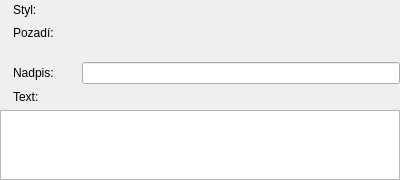
<?xml version="1.0" encoding="UTF-8"?>
<ui version="4.0">
 <class>PresentationPropertiesWidget_CustomSlide</class>
 <widget class="QWidget" name="PresentationPropertiesWidget_CustomSlide">
  <property name="geometry">
   <rect>
    <x>0</x>
    <y>0</y>
    <width>400</width>
    <height>177</height>
   </rect>
  </property>
  <property name="sizePolicy">
   <sizepolicy hsizetype="Preferred" vsizetype="Preferred">
    <horstretch>0</horstretch>
    <verstretch>1</verstretch>
   </sizepolicy>
  </property>
  <property name="windowTitle">
   <string>Form</string>
  </property>
  <layout class="QGridLayout" name="gridLayout">
   <property name="leftMargin">
    <number>0</number>
   </property>
   <property name="topMargin">
    <number>0</number>
   </property>
   <property name="rightMargin">
    <number>0</number>
   </property>
   <property name="bottomMargin">
    <number>0</number>
   </property>
   <item row="3" column="1">
    <widget class="QLabel" name="label_2">
     <property name="text">
      <string>Styl:</string>
     </property>
    </widget>
   </item>
   <item row="3" column="0">
    <widget class="QLabel" name="label">
     <property name="pixmap">
      <pixmap resource="../../../res/resources.qrc">:/icons/16/Paint Palette_16px.png</pixmap>
     </property>
    </widget>
   </item>
   <item row="4" column="0">
    <widget class="QLabel" name="label_3">
     <property name="pixmap">
      <pixmap resource="../../../res/resources.qrc">:/icons/16/Full Image_16px.png</pixmap>
     </property>
    </widget>
   </item>
   <item row="4" column="1">
    <widget class="QLabel" name="label_4">
     <property name="text">
      <string>Pozadí:</string>
     </property>
    </widget>
   </item>
   <item row="3" column="2">
    <spacer name="horizontalSpacer">
     <property name="orientation">
      <enum>Qt::Horizontal</enum>
     </property>
     <property name="sizeType">
      <enum>QSizePolicy::Fixed</enum>
     </property>
     <property name="sizeHint" stdset="0">
      <size>
       <width>16</width>
       <height>20</height>
      </size>
     </property>
    </spacer>
   </item>
   <item row="7" column="0">
    <widget class="QLabel" name="label_6">
     <property name="pixmap">
      <pixmap resource="../../../res/resources.qrc">:/icons/16/Align Text Left_16px.png</pixmap>
     </property>
    </widget>
   </item>
   <item row="6" column="3">
    <widget class="QLineEdit" name="lnTitle"/>
   </item>
   <item row="6" column="0">
    <widget class="QLabel" name="label_5">
     <property name="pixmap">
      <pixmap resource="../../../res/resources.qrc">:/icons/16/Header_16px.png</pixmap>
     </property>
    </widget>
   </item>
   <item row="6" column="1">
    <widget class="QLabel" name="label_7">
     <property name="text">
      <string>Nadpis:</string>
     </property>
    </widget>
   </item>
   <item row="7" column="1">
    <widget class="QLabel" name="label_8">
     <property name="text">
      <string>Text:</string>
     </property>
    </widget>
   </item>
   <item row="5" column="1">
    <spacer name="verticalSpacer">
     <property name="orientation">
      <enum>Qt::Vertical</enum>
     </property>
     <property name="sizeType">
      <enum>QSizePolicy::Fixed</enum>
     </property>
     <property name="sizeHint" stdset="0">
      <size>
       <width>20</width>
       <height>16</height>
      </size>
     </property>
    </spacer>
   </item>
   <item row="4" column="3">
    <widget class="PresentationBackgroundSelectionWidget" name="wgtBackground" native="true">
     <property name="sizePolicy">
      <sizepolicy hsizetype="Expanding" vsizetype="Preferred">
       <horstretch>0</horstretch>
       <verstretch>0</verstretch>
      </sizepolicy>
     </property>
     <property name="focusPolicy">
      <enum>Qt::StrongFocus</enum>
     </property>
    </widget>
   </item>
   <item row="3" column="3">
    <widget class="StyleSelectionWidget" name="wgtStyle" native="true">
     <property name="sizePolicy">
      <sizepolicy hsizetype="Expanding" vsizetype="Preferred">
       <horstretch>0</horstretch>
       <verstretch>0</verstretch>
      </sizepolicy>
     </property>
     <property name="focusPolicy">
      <enum>Qt::StrongFocus</enum>
     </property>
    </widget>
   </item>
   <item row="8" column="0" colspan="4">
    <widget class="QPlainTextEdit" name="teText"/>
   </item>
  </layout>
 </widget>
 <customwidgets>
  <customwidget>
   <class>StyleSelectionWidget</class>
   <extends>QWidget</extends>
   <header>wgt/styleselectionwidget.h</header>
   <container>1</container>
   <slots>
    <signal>sigPresentationStyleChangedByUser()</signal>
   </slots>
  </customwidget>
  <customwidget>
   <class>PresentationBackgroundSelectionWidget</class>
   <extends>QWidget</extends>
   <header>wgt/presentationbackgroundselectionwidget.h</header>
   <container>1</container>
   <slots>
    <signal>sigPresentationBackgroundChangedByUser(PresentationBackground)</signal>
   </slots>
  </customwidget>
 </customwidgets>
 <tabstops>
  <tabstop>wgtStyle</tabstop>
  <tabstop>wgtBackground</tabstop>
  <tabstop>lnTitle</tabstop>
  <tabstop>teText</tabstop>
 </tabstops>
 <resources>
  <include location="../../../res/resources.qrc"/>
 </resources>
 <connections/>
</ui>
